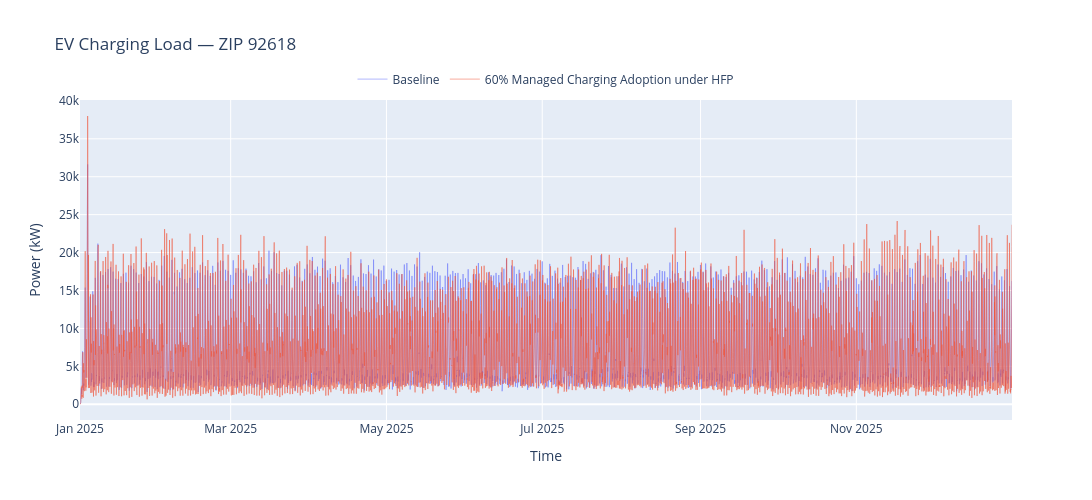
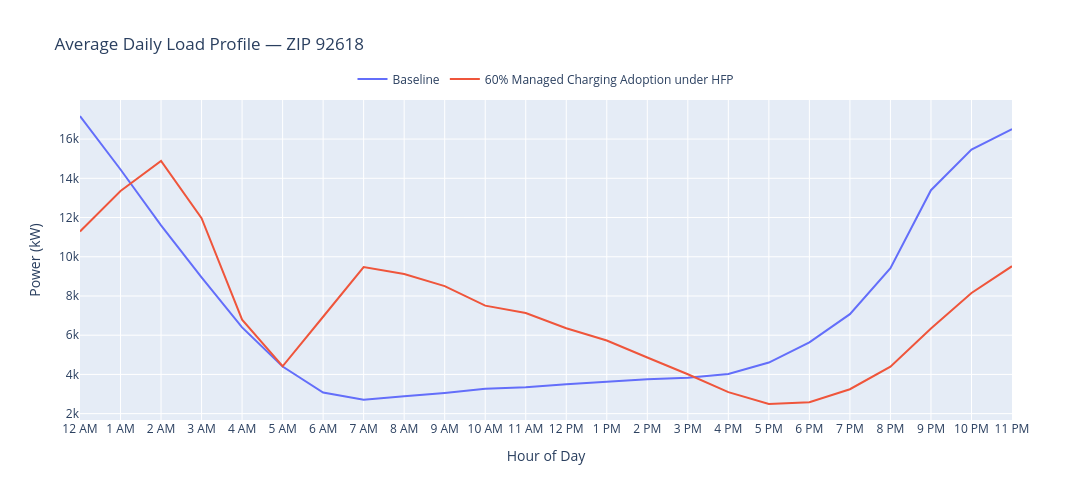
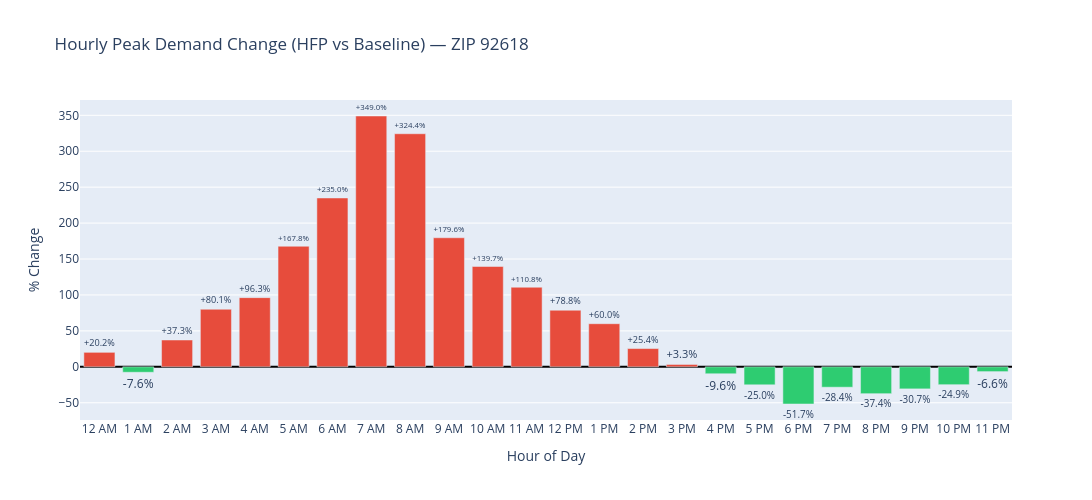
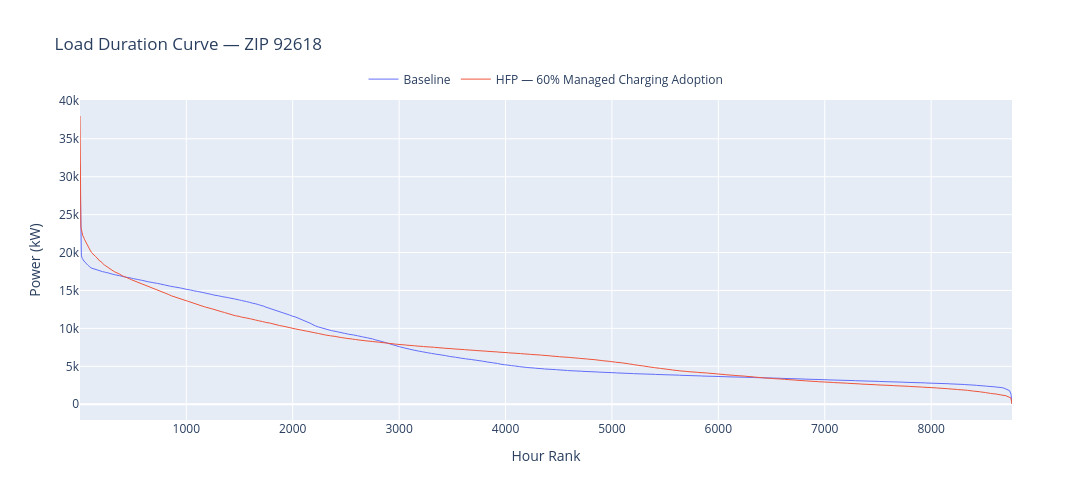

Notebook code for these charts, in order:
### Code cell
sample_row = final_data.sort_values('ev_count', ascending=False, ignore_index=True).iloc[0]
fid = sample_row["FeederID"]
ev_count = int(sample_row["ev_count"])
zipcode = sample_row["ZIP_CODE"]
smart_adoption = 0.60

rng = np.random.default_rng(42)
n_optimized = int(smart_adoption * ev_count)
n_baseline_only = ev_count - n_optimized

opt_indices = rng.choice(2500, size=n_optimized, replace=True)
base_indices = rng.choice(2500, size=n_baseline_only, replace=True)

all_indices = np.unique(np.concatenate([opt_indices, base_indices]))
loaded = {}
for idx in all_indices:
    with open(f"data/ev_charging_profile_database/sample_{idx + 1}.json") as f:
        loaded[idx] = json.load(f)

hours = gen.hours_in_year
baseline_load = np.zeros(hours)
hfp_load = np.zeros(hours)
ch_key = f"ch_{fid}"

for idx in opt_indices:
    profile = loaded[idx]
    for s in profile:
        baseline_load[s["ps"]:s["pe"] + 1] += np.array(s["ch_baseline"]) * 10
        hfp_load[s["ps"]:s["pe"] + 1] += np.array(s[ch_key]) * 10

for idx in base_indices:
    profile = loaded[idx]
    for s in profile:
        baseline_load[s["ps"]:s["pe"] + 1] += np.array(s["ch_baseline"]) * 10
        hfp_load[s["ps"]:s["pe"] + 1] += np.array(s["ch_baseline"]) * 10

timestamps = pd.date_range("2025-01-01", periods=hours, freq="h")

fig = go.Figure()
fig.add_trace(go.Scatter(x=timestamps, y=baseline_load, mode="lines", name="Baseline", line=dict(width=0.5)))
fig.add_trace(go.Scatter(x=timestamps, y=hfp_load, mode="lines", name=f"{int(smart_adoption * 100)}% Managed Charging Adoption under HFP", line=dict(width=0.5)))
fig.update_layout(
    title=f"EV Charging Load — ZIP {zipcode}",
    xaxis_title="Time",
    yaxis_title="Power (kW)",
    legend=dict(orientation="h", yanchor="bottom", y=1.02, xanchor="center", x=0.5),
    width=1300,
    height=500
)
fig.show()

baseline_daily = baseline_load.reshape(365, 24).mean(axis=0)
hfp_daily = hfp_load.reshape(365, 24).mean(axis=0)

hour_labels = ["12 AM"] + [f"{h} AM" for h in range(1, 12)] + ["12 PM"] + [f"{h} PM" for h in range(1, 12)]

fig2 = go.Figure()
fig2.add_trace(go.Scatter(x=hour_labels, y=baseline_daily, mode="lines", name="Baseline", line=dict(width=2)))
fig2.add_trace(go.Scatter(x=hour_labels, y=hfp_daily, mode="lines", name=f"{int(smart_adoption * 100)}% Managed Charging Adoption under HFP", line=dict(width=2)))
fig2.update_layout(
    title=f"Average Daily Load Profile — ZIP {zipcode}",
    xaxis_title="Hour of Day",
    yaxis_title="Power (kW)",
    legend=dict(orientation="h", yanchor="bottom", y=1.02, xanchor="center", x=0.5),
    xaxis=dict(tickangle=0),
    width=1300,
    height=500
)
fig2.show()

baseline_by_hour = baseline_load.reshape(365, 24)
hfp_by_hour = hfp_load.reshape(365, 24)

baseline_peak = baseline_by_hour.max(axis=0)
hfp_peak = hfp_by_hour.max(axis=0)
pct_change = (hfp_peak - baseline_peak) / baseline_peak * 100

hour_labels = ["12 AM"] + [f"{h} AM" for h in range(1, 12)] + ["12 PM"] + [f"{h} PM" for h in range(1, 12)]
colors = ["#2ecc71" if p <= 0 else "#e74c3c" for p in pct_change]

fig3 = go.Figure()
fig3.add_trace(go.Bar(x=hour_labels, y=pct_change, marker_color=colors, text=[f"{p:+.1f}%" for p in pct_change], textposition="outside"))
fig3.update_layout(
    title=f"Hourly Peak Demand Change (HFP vs Baseline) — ZIP {zipcode}",
    xaxis_title="Hour of Day",
    yaxis_title="% Change",
    xaxis=dict(tickangle=0),
    yaxis=dict(zeroline=True, zerolinewidth=2, zerolinecolor="black"),
    width=1300,
    height=500
)
fig3.show()

fig4 = go.Figure()
sorted_baseline = np.sort(baseline_load)[::-1]
sorted_hfp = np.sort(hfp_load)[::-1]
fig4.add_trace(go.Scatter(x=list(range(1, hours + 1)), y=sorted_baseline, mode="lines", name="Baseline", line=dict(width=1)))
fig4.add_trace(go.Scatter(x=list(range(1, hours + 1)), y=sorted_hfp, mode="lines", name=f"HFP — {int(smart_adoption * 100)}% Managed Charging Adoption", line=dict(width=1)))
fig4.update_layout(
    title=f"Load Duration Curve — ZIP {zipcode}",
    xaxis_title="Hour Rank",
    yaxis_title="Power (kW)",
    legend=dict(orientation="h", yanchor="bottom", y=1.02, xanchor="center", x=0.5),
    width=1300,
    height=500
)
fig4.show()

### Figure 1 — Plotly figure (JSON) as saved in the notebook; plotly's stock layout.template omitted (floating-point values rounded to 4 significant figures; data arrays with more than 128 entries replaced by an {"elided": "..."} marker saying what was removed)
{"data": [{"line": {"width": 0.5}, "mode": "lines", "name": "Baseline", "type": "scatter", "x": {"elided": "8760 str values"}, "y": {"elided": "8760 float values"}}, {"line": {"width": 0.5}, "mode": "lines", "name": "60% Managed Charging Adoption under HFP", "type": "scatter", "x": {"elided": "8760 str values"}, "y": {"elided": "8760 float values"}}], "layout": {"height": 500, "legend": {"orientation": "h", "x": 0.5, "xanchor": "center", "y": 1.02, "yanchor": "bottom"}, "title": {"text": "EV Charging Load — ZIP 92618"}, "width": 1300, "xaxis": {"title": {"text": "Time"}}, "yaxis": {"title": {"text": "Power (kW)"}}}}

### Figure 2 — Plotly figure (JSON) as saved in the notebook; plotly's stock layout.template omitted (floating-point values rounded to 4 significant figures)
{"data": [{"line": {"width": 2}, "mode": "lines", "name": "Baseline", "type": "scatter", "x": ["12 AM", "1 AM", "2 AM", "3 AM", "4 AM", "5 AM", "6 AM", "7 AM", "8 AM", "9 AM", "10 AM", "11 AM", "12 PM", "1 PM", "2 PM", "3 PM", "4 PM", "5 PM", "6 PM", "7 PM", "8 PM", "9 PM", "10 PM", "11 PM"], "y": [17180.0, 14450.0, 11600.0, 8947.0, 6397.0, 4401.0, 3074.0, 2714.0, 2887.0, 3053.0, 3264.0, 3347.0, 3496.0, 3640.0, 3756.0, 3830.0, 4025.0, 4606.0, 5640.0, 7071.0, 9422.0, 13390.0, 15470.0, 16510.0]}, {"line": {"width": 2}, "mode": "lines", "name": "60% Managed Charging Adoption under HFP", "type": "scatter", "x": ["12 AM", "1 AM", "2 AM", "3 AM", "4 AM", "5 AM", "6 AM", "7 AM", "8 AM", "9 AM", "10 AM", "11 AM", "12 PM", "1 PM", "2 PM", "3 PM", "4 PM", "5 PM", "6 PM", "7 PM", "8 PM", "9 PM", "10 PM", "11 PM"], "y": [11290.0, 13360.0, 14890.0, 11970.0, 6792.0, 4415.0, 6941.0, 9474.0, 9119.0, 8502.0, 7506.0, 7130.0, 6357.0, 5729.0, 4864.0, 4008.0, 3098.0, 2492.0, 2582.0, 3245.0, 4396.0, 6337.0, 8153.0, 9519.0]}], "layout": {"height": 500, "legend": {"orientation": "h", "x": 0.5, "xanchor": "center", "y": 1.02, "yanchor": "bottom"}, "title": {"text": "Average Daily Load Profile — ZIP 92618"}, "width": 1300, "xaxis": {"tickangle": 0, "title": {"text": "Hour of Day"}}, "yaxis": {"title": {"text": "Power (kW)"}}}}

### Figure 3 — Plotly figure (JSON) as saved in the notebook; plotly's stock layout.template omitted (floating-point values rounded to 4 significant figures)
{"data": [{"marker": {"color": ["#e74c3c", "#2ecc71", "#e74c3c", "#e74c3c", "#e74c3c", "#e74c3c", "#e74c3c", "#e74c3c", "#e74c3c", "#e74c3c", "#e74c3c", "#e74c3c", "#e74c3c", "#e74c3c", "#e74c3c", "#e74c3c", "#2ecc71", "#2ecc71", "#2ecc71", "#2ecc71", "#2ecc71", "#2ecc71", "#2ecc71", "#2ecc71"]}, "text": ["+20.2%", "-7.6%", "+37.3%", "+80.1%", "+96.3%", "+167.8%", "+235.0%", "+349.0%", "+324.4%", "+179.6%", "+139.7%", "+110.8%", "+78.8%", "+60.0%", "+25.4%", "+3.3%", "-9.6%", "-25.0%", "-51.7%", "-28.4%", "-37.4%", "-30.7%", "-24.9%", "-6.6%"], "textposition": "outside", "type": "bar", "x": ["12 AM", "1 AM", "2 AM", "3 AM", "4 AM", "5 AM", "6 AM", "7 AM", "8 AM", "9 AM", "10 AM", "11 AM", "12 PM", "1 PM", "2 PM", "3 PM", "4 PM", "5 PM", "6 PM", "7 PM", "8 PM", "9 PM", "10 PM", "11 PM"], "y": [20.17, -7.555, 37.32, 80.13, 96.27, 167.8, 235.0, 349.0, 324.4, 179.6, 139.7, 110.8, 78.78, 60.0, 25.42, 3.272, -9.642, -25.0, -51.74, -28.38, -37.38, -30.69, -24.86, -6.647]}], "layout": {"height": 500, "title": {"text": "Hourly Peak Demand Change (HFP vs Baseline) — ZIP 92618"}, "width": 1300, "xaxis": {"tickangle": 0, "title": {"text": "Hour of Day"}}, "yaxis": {"title": {"text": "% Change"}, "zeroline": true, "zerolinecolor": "black", "zerolinewidth": 2}}}

### Figure 4 — Plotly figure (JSON) as saved in the notebook; plotly's stock layout.template omitted (floating-point values rounded to 4 significant figures; data arrays with more than 128 entries replaced by an {"elided": "..."} marker saying what was removed)
{"data": [{"line": {"width": 1}, "mode": "lines", "name": "Baseline", "type": "scatter", "x": {"elided": "8760 int values"}, "y": {"elided": "8760 float values"}}, {"line": {"width": 1}, "mode": "lines", "name": "HFP — 60% Managed Charging Adoption", "type": "scatter", "x": {"elided": "8760 int values"}, "y": {"elided": "8760 float values"}}], "layout": {"height": 500, "legend": {"orientation": "h", "x": 0.5, "xanchor": "center", "y": 1.02, "yanchor": "bottom"}, "title": {"text": "Load Duration Curve — ZIP 92618"}, "width": 1300, "xaxis": {"title": {"text": "Hour Rank"}}, "yaxis": {"title": {"text": "Power (kW)"}}}}
